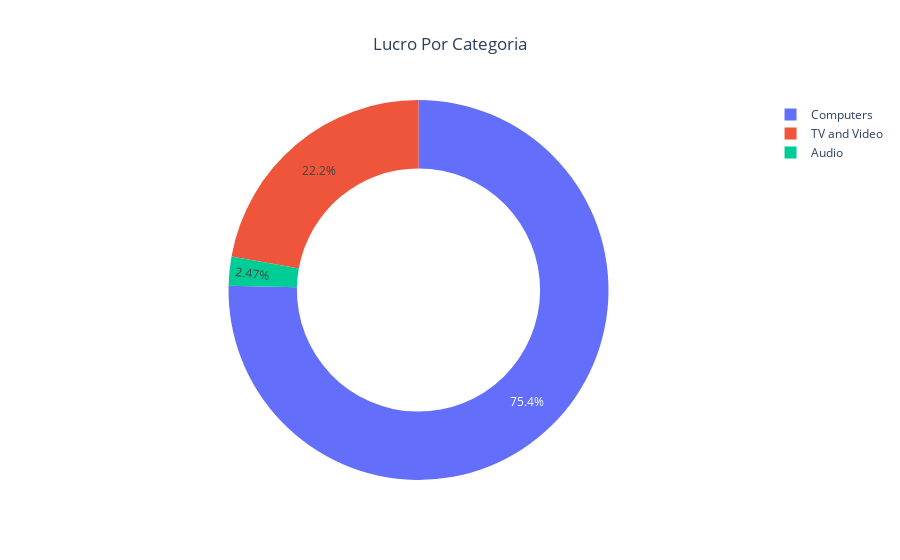

This figure's notebook cell:
### Code cell
fig = px.pie(lucro_categoria, values="Lucro", names="Categoria", title="Lucro Por Categoria",
             hole=0.64)
fig.update_layout(title_x= 0.5)
# fig.add_trace()
fig.show()

### Figure 1 — Plotly figure (JSON) as saved in the notebook; plotly's stock layout.template omitted (floating-point values rounded to 4 significant figures)
{"data": [{"domain": {"x": [0, 1], "y": [0, 1]}, "hole": 0.64, "hovertemplate": "Categoria=%{label}<br>Lucro=%{value}<extra></extra>", "labels": ["Audio", "Computers", "TV and Video"], "legendgroup": "", "name": "", "showlegend": true, "type": "pie", "values": [2204000.0, 67160000.0, 19770000.0]}], "layout": {"legend": {"tracegroupgap": 0}, "title": {"text": "Lucro Por Categoria", "x": 0.5}}}
